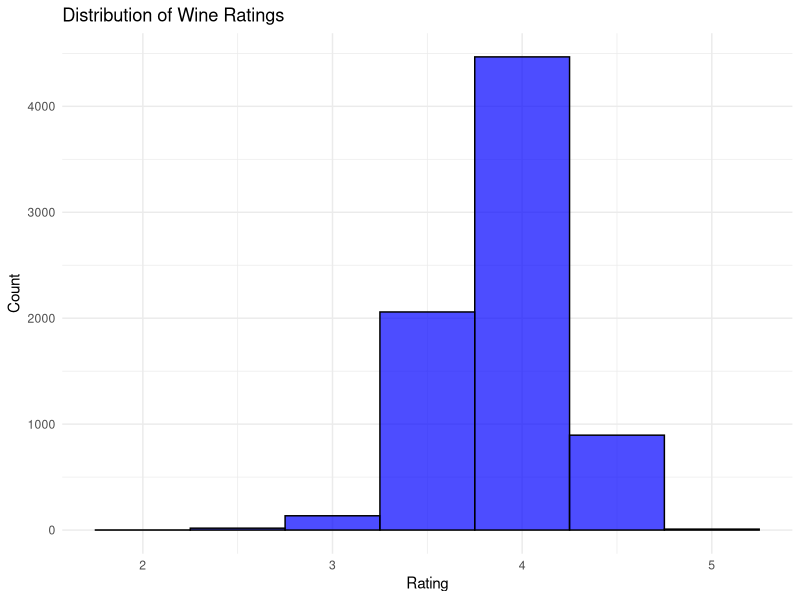
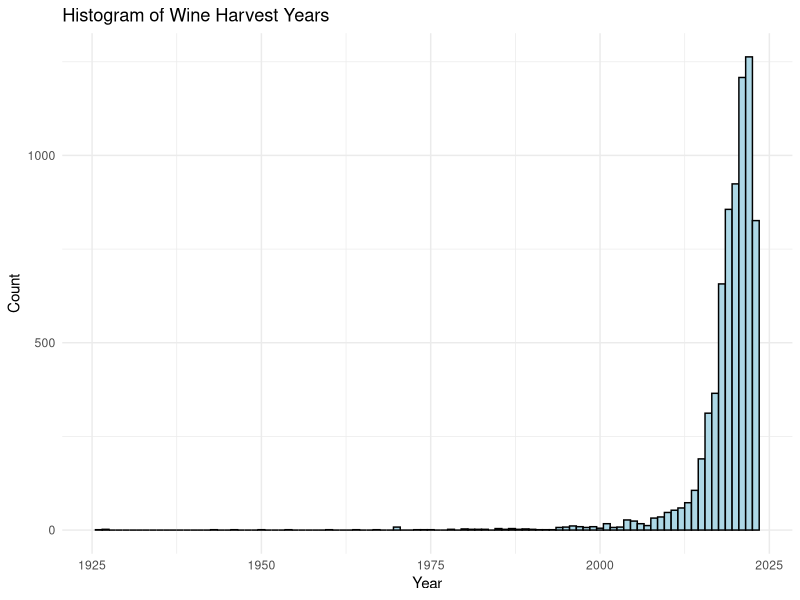
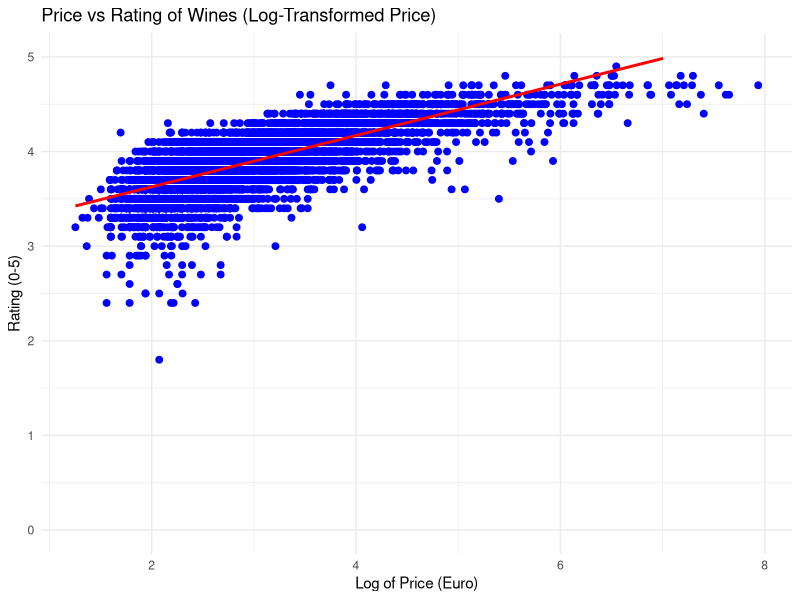

Here is the R script that generated these plots, in order:
# Load necessary libraries
install.packages('tidyverse')
install.packages('ggplot2')
install.packages('knitr')
install.packages('kableExtra')
install.packages('readr')

library(tidyverse)
library(ggplot2)
library(knitr)
library(kableExtra)
library(readr)
# Load the dataset

wine_data <- read_csv("Vivino_wine_data.csv")

# Summary statistics
summary_stats <- wine_data %>%
  summarise(
    Mean_Rating = mean(Rating, na.rm = TRUE),
    SD_Rating = sd(Rating, na.rm = TRUE),
    Mean_ReviewCount = mean(ReviewCount, na.rm = TRUE),
    SD_ReviewCount = sd(ReviewCount, na.rm = TRUE),
    Mean_Price = mean(Price, na.rm = TRUE),
    SD_Price = sd(Price, na.rm = TRUE)
  )

# Display summary statistics
summary_stats_table <- kable(summary_stats, digits = 2, caption = "Summary Statistics for Continuous Variables") %>%
  kable_styling(full_width = FALSE)
print(summary_stats_table)

# Frequency distribution for Brand
brand_distribution <- wine_data %>%
  group_by(Brand) %>%
  summarise(Frequency = n()) %>%
  arrange(desc(Frequency))

# Display frequency distribution
brand_table <- kable(brand_distribution, caption = "Frequency Distribution of Wine Brands") %>%
  kable_styling(full_width = FALSE)

print(brand_table)

# Count unique brands
unique_brands_count <- wine_data %>%
  summarise(Unique_Brands = n_distinct(Brand))
print(unique_brands_count)

# Histogram for Rating
ggplot(wine_data, aes(x = Rating)) +
  geom_histogram(binwidth = 0.5, fill = "blue", color = "black", alpha = 0.7) +
  labs(title = "Distribution of Wine Ratings", x = "Rating", y = "Count") +
  theme_minimal()

# Histogram of Year
ggplot(wine_data, aes(x = Year)) +
  geom_histogram(binwidth = 1, fill = 'lightblue', color = 'black') +
  labs(title = "Histogram of Wine Harvest Years", x = "Year", y = "Count") +
  theme_minimal()
min_year <- min(wine_data$Year, na.rm = TRUE)  
max_year <- max(wine_data$Year, na.rm = TRUE)
print(min_year)
print(max_year)

# Create scatter plot with log transformation of Price
ggplot(data = wine_data, aes(x = log(Price), y = Rating)) +
  geom_point(color = "blue", size = 2) + 
  geom_smooth(method = "lm", se = FALSE, color = "red") + 
  labs(title = "Price vs Rating of Wines (Log-Transformed Price)",
       x = "Log of Price (Euro)",
       y = "Rating (0-5)") +
  ylim(0, 5) +  
  theme_minimal()  

# Check for missing information
missing_summary <- wine_data %>%
  summarise(across(everything(), ~ sum(is.na(.)), .names = "missing_{.col}")) %>%
  mutate(across(everything(), ~ . / nrow(wine_data) * 100, .names = "missing_pct_{.col}"))
print(missing_summary)

# Check which entries have missing Year values
missing_years <- wine_data %>%
  filter(is.na(Year))
print(missing_years)
